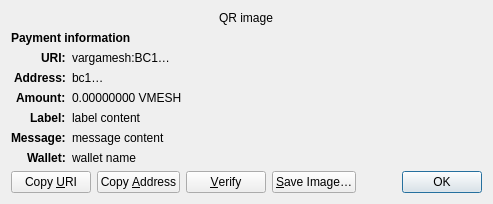
<?xml version="1.0" encoding="UTF-8"?>
<ui version="4.0">
 <class>ReceiveRequestDialog</class>
 <widget class="QDialog" name="ReceiveRequestDialog">
  <property name="geometry">
   <rect>
    <x>0</x>
    <y>0</y>
    <width>413</width>
    <height>229</height>
   </rect>
  </property>
  <property name="windowTitle">
   <string>Request payment to …</string>
  </property>
  <layout class="QGridLayout" name="gridLayout" columnstretch="0,1">
   <property name="sizeConstraint">
    <enum>QLayout::SetFixedSize</enum>
   </property>
   <item row="0" column="0" colspan="2" alignment="Qt::AlignHCenter">
    <widget class="QRImageWidget" name="qr_code">
     <property name="text">
      <string notr="true">QR image</string>
     </property>
     <property name="textInteractionFlags">
      <set>Qt::NoTextInteraction</set>
     </property>
    </widget>
   </item>
   <item row="1" column="0" colspan="2">
    <widget class="QLabel" name="payment_header">
     <property name="font">
      <font>
       <weight>75</weight>
       <bold>true</bold>
      </font>
     </property>
     <property name="text">
      <string>Payment information</string>
     </property>
     <property name="textInteractionFlags">
      <set>Qt::NoTextInteraction</set>
     </property>
    </widget>
   </item>
   <item row="2" column="0" alignment="Qt::AlignRight|Qt::AlignTop">
    <widget class="QLabel" name="uri_tag">
     <property name="font">
      <font>
       <weight>75</weight>
       <bold>true</bold>
      </font>
     </property>
     <property name="text">
      <string notr="true">URI:</string>
     </property>
     <property name="textFormat">
      <enum>Qt::PlainText</enum>
     </property>
     <property name="textInteractionFlags">
      <set>Qt::NoTextInteraction</set>
     </property>
    </widget>
   </item>
   <item row="2" column="1" alignment="Qt::AlignTop">
    <widget class="QLabel" name="uri_content">
     <property name="text">
      <string notr="true">vargamesh:BC1…</string>
     </property>
     <property name="textFormat">
      <enum>Qt::RichText</enum>
     </property>
     <property name="wordWrap">
      <bool>true</bool>
     </property>
     <property name="textInteractionFlags">
      <set>Qt::TextSelectableByMouse</set>
     </property>
    </widget>
   </item>
   <item row="3" column="0" alignment="Qt::AlignRight|Qt::AlignTop">
    <widget class="QLabel" name="address_tag">
     <property name="font">
      <font>
       <weight>75</weight>
       <bold>true</bold>
      </font>
     </property>
     <property name="text">
      <string>Address:</string>
     </property>
     <property name="textInteractionFlags">
      <set>Qt::NoTextInteraction</set>
     </property>
    </widget>
   </item>
   <item row="3" column="1" alignment="Qt::AlignTop">
    <widget class="QLabel" name="address_content">
     <property name="text">
      <string notr="true">bc1…</string>
     </property>
     <property name="textFormat">
      <enum>Qt::PlainText</enum>
     </property>
     <property name="textInteractionFlags">
      <set>Qt::TextSelectableByMouse</set>
     </property>
    </widget>
   </item>
   <item row="4" column="0" alignment="Qt::AlignRight|Qt::AlignTop">
    <widget class="QLabel" name="amount_tag">
     <property name="font">
      <font>
       <weight>75</weight>
       <bold>true</bold>
      </font>
     </property>
     <property name="text">
      <string>Amount:</string>
     </property>
     <property name="textInteractionFlags">
      <set>Qt::NoTextInteraction</set>
     </property>
    </widget>
   </item>
   <item row="4" column="1" alignment="Qt::AlignTop">
    <widget class="QLabel" name="amount_content">
     <property name="text">
      <string notr="true">0.00000000 VMESH</string>
     </property>
     <property name="textFormat">
      <enum>Qt::PlainText</enum>
     </property>
     <property name="textInteractionFlags">
      <set>Qt::TextSelectableByMouse</set>
     </property>
    </widget>
   </item>
   <item row="5" column="0" alignment="Qt::AlignRight|Qt::AlignTop">
    <widget class="QLabel" name="label_tag">
     <property name="font">
      <font>
       <weight>75</weight>
       <bold>true</bold>
      </font>
     </property>
     <property name="text">
      <string>Label:</string>
     </property>
     <property name="textInteractionFlags">
      <set>Qt::NoTextInteraction</set>
     </property>
    </widget>
   </item>
   <item row="5" column="1" alignment="Qt::AlignTop">
    <widget class="QLabel" name="label_content">
     <property name="text">
      <string notr="true">label content</string>
     </property>
     <property name="textFormat">
      <enum>Qt::PlainText</enum>
     </property>
     <property name="wordWrap">
      <bool>true</bool>
     </property>
     <property name="textInteractionFlags">
      <set>Qt::TextSelectableByMouse</set>
     </property>
    </widget>
   </item>
   <item row="6" column="0" alignment="Qt::AlignRight|Qt::AlignTop">
    <widget class="QLabel" name="message_tag">
     <property name="font">
      <font>
       <weight>75</weight>
       <bold>true</bold>
      </font>
     </property>
     <property name="text">
      <string>Message:</string>
     </property>
     <property name="textInteractionFlags">
      <set>Qt::NoTextInteraction</set>
     </property>
    </widget>
   </item>
   <item row="6" column="1" alignment="Qt::AlignTop">
    <widget class="QLabel" name="message_content">
     <property name="text">
      <string notr="true">message content</string>
     </property>
     <property name="textFormat">
      <enum>Qt::PlainText</enum>
     </property>
     <property name="wordWrap">
      <bool>true</bool>
     </property>
     <property name="textInteractionFlags">
      <set>Qt::TextSelectableByMouse</set>
     </property>
    </widget>
   </item>
   <item row="7" column="0" alignment="Qt::AlignRight|Qt::AlignTop">
    <widget class="QLabel" name="wallet_tag">
     <property name="font">
      <font>
       <weight>75</weight>
       <bold>true</bold>
      </font>
     </property>
     <property name="text">
      <string>Wallet:</string>
     </property>
     <property name="textInteractionFlags">
      <set>Qt::NoTextInteraction</set>
     </property>
    </widget>
   </item>
   <item row="7" column="1" alignment="Qt::AlignTop">
    <widget class="QLabel" name="wallet_content">
     <property name="text">
      <string notr="true">wallet name</string>
     </property>
     <property name="textFormat">
      <enum>Qt::PlainText</enum>
     </property>
     <property name="wordWrap">
      <bool>true</bool>
     </property>
     <property name="textInteractionFlags">
      <set>Qt::TextSelectableByMouse</set>
     </property>
    </widget>
   </item>
   <item row="8" column="0" colspan="2">
    <layout class="QHBoxLayout" name="horizontalLayout">
     <item>
      <widget class="QPushButton" name="btnCopyURI">
       <property name="text">
        <string>Copy &amp;URI</string>
       </property>
       <property name="autoDefault">
        <bool>false</bool>
       </property>
      </widget>
     </item>
     <item>
      <widget class="QPushButton" name="btnCopyAddress">
       <property name="text">
        <string>Copy &amp;Address</string>
       </property>
       <property name="autoDefault">
        <bool>false</bool>
       </property>
      </widget>
     </item>
     <item>
      <widget class="QPushButton" name="btnVerify">
       <property name="text">
        <string>&amp;Verify</string>
       </property>
       <property name="toolTip">
        <string>Verify this address on e.g. a hardware wallet screen</string>
       </property>
       <property name="autoDefault">
        <bool>false</bool>
       </property>
      </widget>
     </item>
     <item>
      <widget class="QPushButton" name="btnSaveAs">
       <property name="text">
        <string>&amp;Save Image…</string>
       </property>
       <property name="autoDefault">
        <bool>false</bool>
       </property>
      </widget>
     </item>
     <item>
      <spacer name="horizontalSpacer_2">
       <property name="orientation">
        <enum>Qt::Horizontal</enum>
       </property>
       <property name="sizeHint" stdset="0">
        <size>
         <width>40</width>
         <height>20</height>
        </size>
       </property>
      </spacer>
     </item>
     <item>
      <widget class="QDialogButtonBox" name="buttonBox">
       <property name="focusPolicy">
        <enum>Qt::StrongFocus</enum>
       </property>
       <property name="standardButtons">
        <set>QDialogButtonBox::Ok</set>
       </property>
      </widget>
     </item>
    </layout>
   </item>
  </layout>
 </widget>
 <customwidgets>
  <customwidget>
   <class>QRImageWidget</class>
   <extends>QLabel</extends>
   <header>qt/qrimagewidget.h</header>
  </customwidget>
 </customwidgets>
 <tabstops>
  <tabstop>buttonBox</tabstop>
  <tabstop>btnCopyURI</tabstop>
  <tabstop>btnCopyAddress</tabstop>
  <tabstop>btnSaveAs</tabstop>
 </tabstops>
 <resources/>
 <connections>
  <connection>
   <sender>buttonBox</sender>
   <signal>accepted()</signal>
   <receiver>ReceiveRequestDialog</receiver>
   <slot>accept()</slot>
   <hints>
    <hint type="sourcelabel">
     <x>135</x>
     <y>230</y>
    </hint>
    <hint type="destinationlabel">
     <x>135</x>
     <y>126</y>
    </hint>
   </hints>
  </connection>
 </connections>
</ui>
